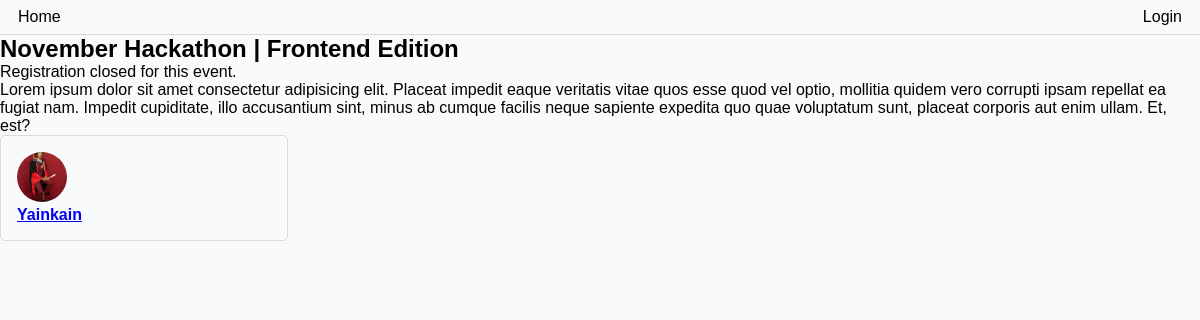
The app's page /event/709038c6-1a50-4e42-a5a0-ee158b46420d/, older data.
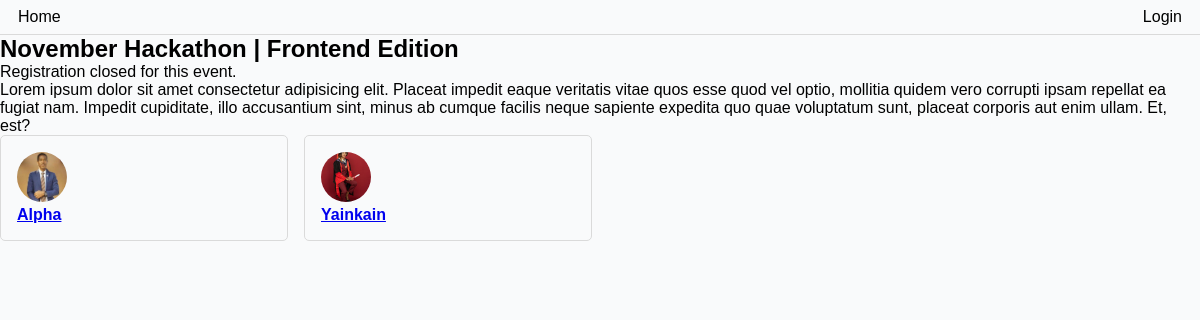
The same page, newer data.
### base/models.py (models this page shows)
class User(AbstractUser):
    name = models.CharField(max_length=255, null=True)
    email = models.EmailField(unique=True, null=True)
    bio = models.TextField(blank=True, null=True)
    avatar = ResizedImageField(size=[300,300], default='avatar.png')
    id = models.UUIDField(default=uuid.uuid4, unique=True,primary_key=True, editable=False)
    hackathon_participants = models.BooleanField(default=True, null=True)
    USERNAME_FIELD ="email"
    REQUIRED_FIELDS = ['username']
    twitter = models.URLField(max_length=500, null=True, blank=True)
    linkedin = models.URLField(max_length=500, null=True, blank=True)
    website = models.URLField(max_length=500, null=True, blank=True)
    facebook = models.URLField(max_length=500, null=True, blank=True)
    github = models.URLField(max_length=500, null=True, blank=True)

### base/views.py (the view)
# urls.py: path('event/<str:pk>/', views.event_page, name="event"),
def event_page(request, pk):
    event = Event.objects.get(id=pk)
    present = datetime.now()
    registered = False
    submitted = False
    if request.user.is_authenticated:
        registered = request.user.events.filter(id=event.id).exists()
        submitted = Submission.objects.filter(participant=request.user, event=event).exists()
    context = {'event':event, 'registered':registered, 'submitted':submitted}
    return render(request, 'event.html', context)

### base/models.py (called while the page is built)
    @property
    def event_status(self):
        status = None
        present = datetime.now().timestamp()
        deadline = self.registration_deadline.timestamp()
        past_deadline = (present > deadline)
        if past_deadline:
            status = 'Finished'
        else:
            status = 'Ongoing'
        return status

### base/templates/event.html (shortened to what this page needs)
{% extends "main.html" %}
{% block content %}
<div class="section">
    <h1>{{event.name}}</h1>
</div>
{% if event.event_status == 'Ongoing' %}
    <div class="section" id="event--action-wrapper">
        {% if registered %}
            <p class="text--success">You have already registed for this event || </p>
        {% else %}
            <a class="btn btn-primary"  href="{% url 'registration-confirmation' event.id %}">Register</a>
        {% endif %}
        {% if submitted %}
            <p class="text--success">You have already submitted your project</p>
        {% else %}
            <a class="btn btn-secondary" href="{% url 'project-submission' event.id %}">Submit Project</a>
        {% endif %}
    </div>
    {% else %}
        <p>Registration closed for this event.</p>
    {% endif %}
    <div class="section markdown-body">
        {{event.description}}
    </div>
<div>
    <div>
        <div class="users--list section">
            {% for user in event.participants.all %}
            <a href="{% url 'profile' user.id %}">
                <div class="users--wrapper">
                    <img class="user--avatar--sm" src="{{ user.avatar.url }}" alt="{{user.name}}" />
                    <h4>{{user.name}}</h4>
                </div>
            </a>
            {% endfor %}
        </div>
    </div>
</div>
{% endblock content %}

Row changes from the older to the newer data that the page shows:
now on this page (row edited): User: avatar (picture), name "Alpha"
